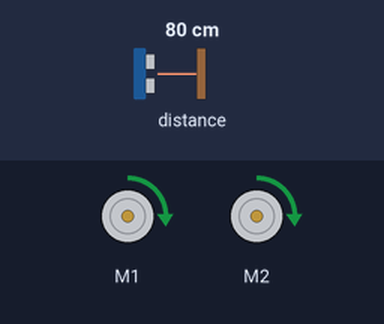
A program run on a simulated BBC micro:bit (MakeCode). Shown: 2 × DC motor (green arrow = forward, orange = backward, longer = faster). Inputs (shaded band) come from the test bench; at power-on: distance to the obstacle 80 cm.

Above: at 1.2 s.
1.3 s: distance to the obstacle set to 6 cm
2.8 s: distance to the obstacle set to 3 cm
At 3.8 s:
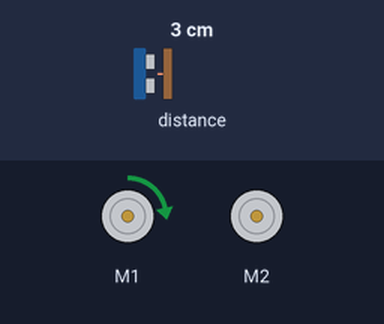
Timing chart, 0 to 10.3 s (numbered marks = the images above; inputs shaded):
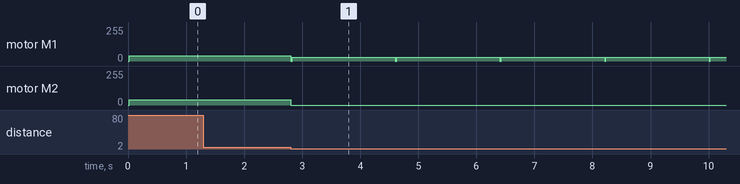

Measured:
- the behaviour switches between 5 and 4 cm on distance to the obstacle (found by bisection; images 0 and 1)
- after the input at 1.3 s, every drawn part: stays the same
- after the input at 2.8 s, motor M1: alternates forward 30/255 for 1.8 s and stopped for 0.02 s, starting at once; motor M2: forward 40/255 → stopped at once

The program:

main.ts
```typescript
let velocidad = 40
let OBSTACULO = 1
let VELOCIDAD_GIRO = 30
basic.forever(function () {
    maqueen.motorRun(maqueen.Motors.All, maqueen.Dir.CW, velocidad)
    if (maqueen.Ultrasonic(PingUnit.Centimeters) < 5) {
        if (OBSTACULO == 1) {
            maqueen.motorStop(maqueen.Motors.All)
            maqueen.motorRun(maqueen.Motors.M1, maqueen.Dir.CW, VELOCIDAD_GIRO)
            basic.pause(1800)
            OBSTACULO = 2
        }
        if (OBSTACULO == 2) {
            maqueen.motorStop(maqueen.Motors.All)
            maqueen.motorRun(maqueen.Motors.M1, maqueen.Dir.CW, VELOCIDAD_GIRO)
            basic.pause(1800)
            OBSTACULO = 3
        }
        if (OBSTACULO == 3) {
            maqueen.motorStop(maqueen.Motors.All)
            maqueen.motorRun(maqueen.Motors.M1, maqueen.Dir.CW, VELOCIDAD_GIRO)
            basic.pause(1800)
            OBSTACULO = 4
        }
        if (OBSTACULO == 4) {
            maqueen.motorStop(maqueen.Motors.All)
            maqueen.motorRun(maqueen.Motors.M1, maqueen.Dir.CW, VELOCIDAD_GIRO)
            basic.pause(1800)
            OBSTACULO = 5
        }
        if (OBSTACULO == 5) {
            maqueen.motorStop(maqueen.Motors.All)
            maqueen.motorRun(maqueen.Motors.M1, maqueen.Dir.CW, VELOCIDAD_GIRO)
            basic.pause(1800)
        }
    }
})
```

test.ts
```typescript
// aquí va el archivo "tests"; esto no se compilará cuando este paquete se utilice como una extensión.
```
